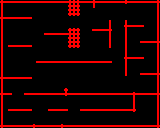

Tiled map render using the project's own tile images. Description and the whole map definition, tile-layer contents included, below:
An orthogonal 40x32 tile map with 4x4 px tiles, 1 tile layer (Tile Layer 1).

<map version="1.5" tiledversion="1.7.2" orientation="orthogonal" renderorder="right-down" width="40" height="32" tilewidth="4" tileheight="4" infinite="0" nextlayerid="2" nextobjectid="1">
 <tileset firstgid="1" source="tileset-1.tsx" />
 <layer id="1" name="Tile Layer 1" width="40" height="32">
  <data encoding="csv">
2,4,4,4,4,4,4,4,4,4,4,4,4,4,4,4,4,2,2,2,4,4,4,2,4,4,4,4,4,4,4,2,4,4,4,4,4,4,4,2,
3,1,1,1,1,1,1,1,1,1,1,1,1,1,1,1,1,2,2,2,1,1,1,3,1,1,1,1,1,1,1,1,1,1,1,1,1,1,1,3,
3,1,1,1,1,1,1,1,1,1,1,1,1,1,1,1,1,2,2,2,1,1,1,1,1,1,1,1,1,1,1,1,1,1,1,1,1,1,1,3,
3,1,1,1,1,1,1,1,1,1,1,1,1,1,1,1,1,2,2,2,1,1,1,1,1,1,1,1,1,1,1,1,1,1,1,1,1,1,1,3,
2,4,4,4,4,4,4,4,1,1,1,1,1,1,1,1,1,1,1,1,1,1,1,1,1,1,1,1,1,1,1,1,1,1,1,1,1,1,1,3,
3,1,1,1,1,1,1,1,1,1,1,1,1,1,1,1,1,1,1,1,1,1,1,1,1,1,1,3,1,1,1,3,1,1,1,1,1,1,1,3,
3,1,1,1,1,1,1,1,1,1,1,1,1,1,1,1,1,1,1,1,1,1,1,1,1,1,1,3,1,1,1,2,4,4,4,4,1,1,1,3,
3,1,1,1,1,1,1,1,1,1,1,1,1,1,1,1,1,2,2,2,1,1,1,4,4,4,4,2,1,1,1,3,1,1,1,1,1,1,1,3,
3,1,1,1,1,1,1,1,1,1,1,4,4,4,4,4,4,2,2,2,1,1,1,1,1,1,1,3,1,1,1,3,1,1,1,1,1,1,1,3,
3,1,1,1,1,1,1,1,1,1,1,1,1,1,1,1,1,2,2,2,1,1,1,1,1,1,1,3,1,1,1,3,1,1,1,1,1,1,1,3,
3,1,1,1,1,1,1,1,1,1,1,1,1,1,1,1,1,2,2,2,1,1,1,1,1,1,1,3,1,1,1,3,1,1,1,4,4,4,4,2,
3,1,4,4,4,4,4,4,1,1,1,1,1,1,1,1,1,2,2,2,1,1,1,1,1,1,1,3,1,1,1,3,1,1,1,1,1,1,1,3,
3,1,1,1,1,1,1,1,1,1,1,1,1,1,1,1,1,1,1,1,1,1,1,1,1,1,1,1,1,1,1,3,1,1,1,1,1,1,1,3,
3,1,1,1,1,1,1,1,1,1,1,1,1,1,1,1,1,1,1,1,1,1,1,1,1,1,1,1,1,1,1,3,1,1,1,1,1,1,1,3,
3,1,1,1,1,1,1,1,1,1,1,1,1,1,1,1,1,1,1,1,1,1,1,1,1,1,1,1,1,1,1,2,4,4,4,4,1,1,1,3,
3,1,1,1,1,1,1,1,1,4,4,4,4,4,4,4,4,4,4,4,4,4,4,4,4,4,4,4,1,1,1,3,1,1,1,1,1,1,1,3,
3,1,1,1,1,1,1,1,1,1,1,1,1,1,1,1,1,1,1,1,1,1,1,1,1,1,1,1,1,1,1,3,1,1,1,1,1,1,1,3,
3,1,1,1,1,1,1,1,1,1,1,1,1,1,1,1,1,1,1,1,1,1,1,1,1,1,1,1,1,1,1,3,1,1,1,1,1,1,1,3,
3,1,1,1,1,1,1,1,1,1,1,1,1,1,1,1,1,1,1,1,1,1,1,1,1,1,1,1,1,1,1,3,1,1,1,4,4,4,4,2,
2,4,4,4,4,4,4,4,1,1,1,1,1,1,1,1,1,1,1,1,1,1,1,1,1,1,1,1,1,1,1,1,1,1,1,1,1,1,1,3,
3,1,1,1,1,1,1,1,1,1,1,1,1,1,1,1,1,1,1,1,1,1,1,1,1,1,1,1,1,1,1,1,1,1,1,1,1,1,1,3,
3,1,1,1,1,1,1,1,1,1,1,1,1,1,1,1,1,1,1,1,1,1,1,1,1,1,1,1,1,1,1,1,1,1,1,1,1,1,1,3,
3,1,1,1,1,1,1,1,1,1,1,1,1,1,1,1,2,1,1,1,1,1,1,1,1,1,1,1,1,1,1,1,1,1,1,1,1,1,1,3,
2,4,4,1,1,1,4,4,4,4,4,4,4,4,4,4,2,4,4,4,4,4,4,4,4,4,4,4,4,4,4,4,4,2,4,4,4,4,4,2,
3,1,1,1,1,1,1,1,1,1,1,1,1,1,1,1,1,1,1,1,1,1,1,1,1,1,1,1,1,1,1,1,1,3,1,1,1,1,1,3,
3,1,1,1,1,1,1,1,1,1,1,1,1,1,1,1,1,1,1,1,1,1,1,1,1,1,1,1,1,1,1,1,1,3,1,1,1,1,1,3,
3,1,1,1,1,1,1,1,1,1,1,1,1,1,1,1,1,1,1,1,1,1,1,1,1,1,1,1,1,1,1,1,1,3,1,1,1,1,1,3,
3,1,4,4,4,4,4,4,1,1,1,1,4,4,4,4,4,1,1,1,4,4,4,4,4,4,4,4,4,4,4,4,4,2,1,1,1,1,1,3,
3,1,1,1,1,1,1,1,1,1,1,1,1,1,1,1,1,1,1,1,1,1,1,1,1,1,1,1,1,1,1,1,1,1,1,1,1,1,1,3,
3,1,1,1,1,1,1,1,1,1,1,1,1,1,1,1,1,1,1,1,1,1,1,1,1,1,1,1,1,1,1,1,1,1,1,1,1,1,1,3,
3,1,1,1,1,1,1,1,1,1,1,1,1,1,1,1,1,1,1,1,1,1,1,1,1,1,1,1,1,1,1,1,1,1,1,1,1,1,1,3,
2,4,4,4,4,4,4,4,2,4,4,4,4,4,4,2,4,4,4,4,4,4,4,4,4,4,4,4,4,4,4,4,4,4,4,4,4,4,4,2
</data>
 </layer>
</map>